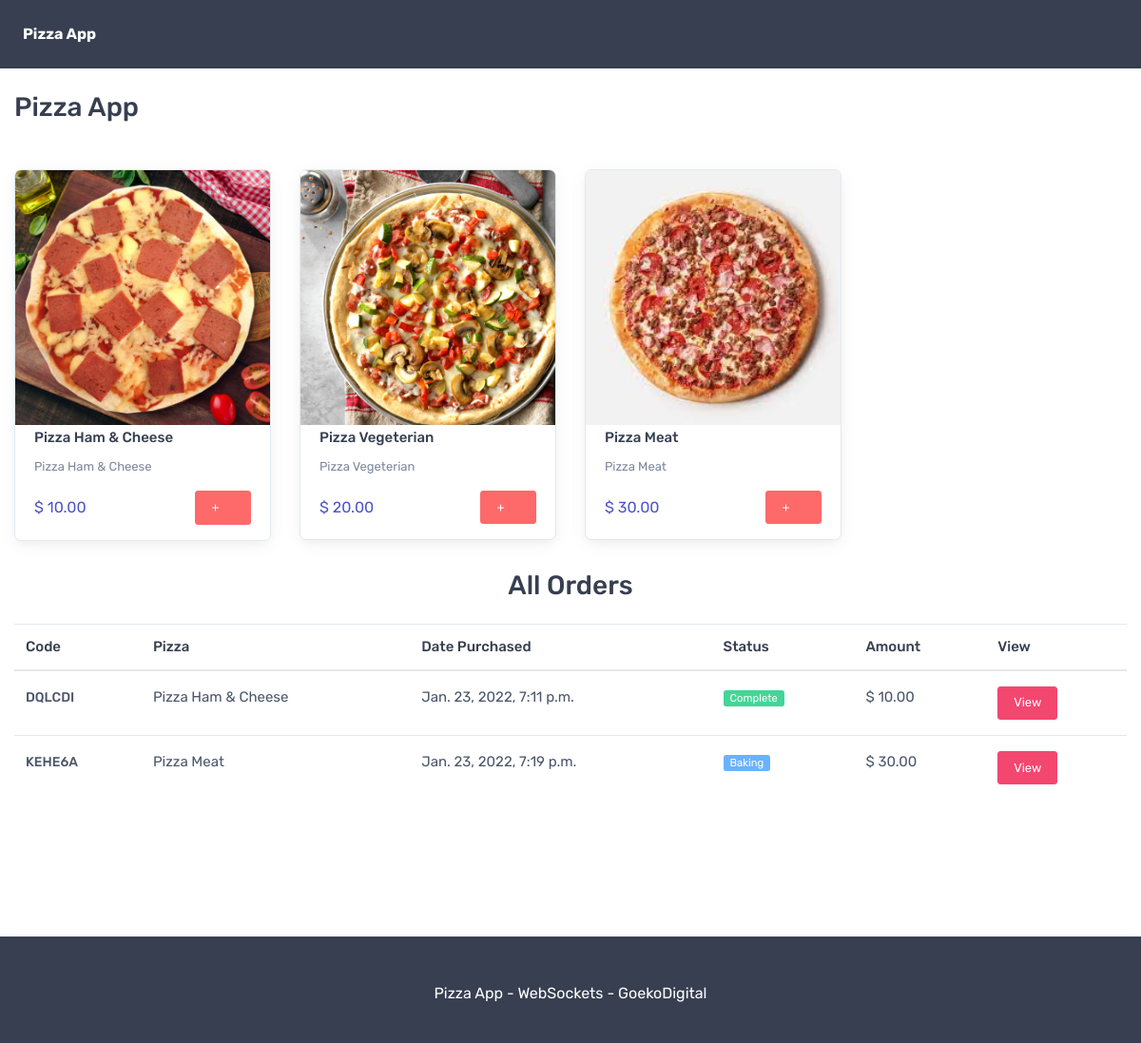
The app's page / (signed in), older data.
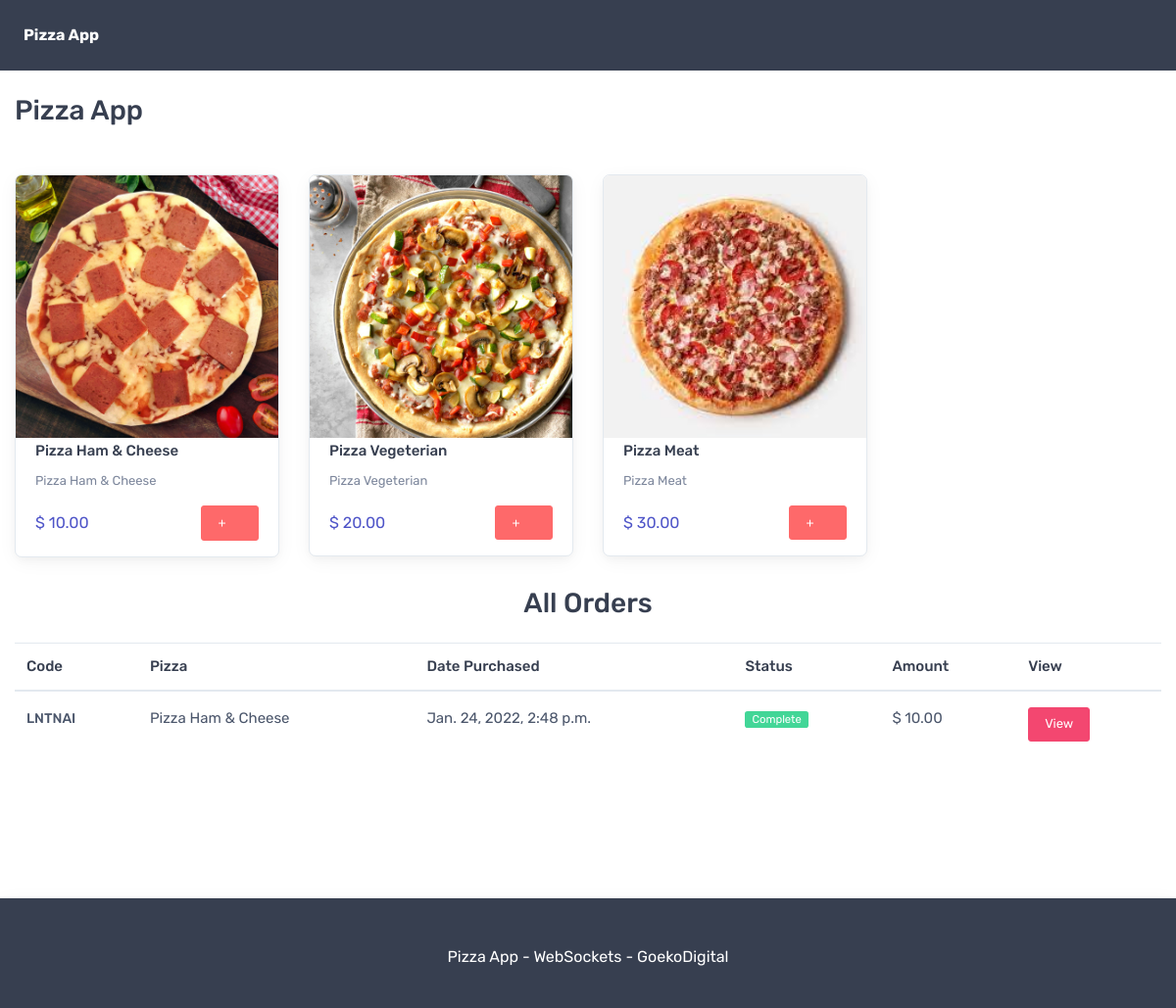
The same page, newer data.
### app/models.py (models this page shows, shortened)
class Pizza(models.Model):
    name = models.CharField(max_length=100)
    price = models.IntegerField(default=100)
    image = models.CharField(max_length=100)
    def __str__(self):
        return self.name
    class Meta:
        verbose_name = 'Pizza'
        verbose_name_plural = 'Pizzas'

class Order(models.Model):
    pizza = models.ForeignKey(Pizza, on_delete=models.CASCADE)
    user = models.ForeignKey(User, on_delete=models.CASCADE)
    code = models.CharField(max_length=100, blank=True)
    amount = models.IntegerField(default=100)
    status = models.PositiveSmallIntegerField(choices=ORDER_STATUSES, default=ORDER_STATUS_RECEIVED)
    date = models.DateTimeField(auto_now_add=True)
    class Meta:
        verbose_name = 'Order'
        verbose_name_plural = 'Orders'

### app/views.py (the view)
# urls.py: path('', home, name='home'),
def home(request):
    pizzas = Pizza.objects.all()
    orders = Order.objects.filter(user=request.user)
    context = {
        'pizzas': pizzas,
        'orders': orders
    }
    return render(request, 'index.html', context)

### templates/index.html (shortened to what this page needs)
{% extends "base.html" %}
{% load static %}
{% block start %}
    <div class="container">
        <h3>Pizza App</h3>
        <div class="row pt-3 mt-5 pt-sm-0">
            {% for p in pizzas %}
                <div class="col-lg-3 col-md-4 col-sm-6  mb-grid-gutter ">
                    <div class="card product-card shadow border pb-2">
                        <a class="d-block" href="#quick-view" data-toggle="modal">
                            <img class="card-img-top" src="/static/img/{{ p.image }}" alt="Pizza_{{ p.image }}">
                        </a>
                        <div class="card-body pt-1 pb-2">
                            <h3 class="product-title font-size-md">
                                <a href="#quick-view" data-toggle="modal">{{ p.name }} </a>
                            </h3>
                            <p class="font-size-ms text-muted"> {{ p.name }} </p>
                            <div class="d-flex align-items-center justify-content-between">
                                <div class="product-price">
                                    <span class="text-accent"> $ {{ p.price|floatformat:2 }}</span>
                                </div>
                                <button class="btn btn-primary btn-sm" onclick="createOrder({{ p.id }})" type="button" data-toggle="toast" data-target="#cart-toast">
                                    +<i class="czi-cart font-size-base ml-1"></i>
                                </button>
                            </div>
                        </div>
                    </div>
                </div>
            {% endfor %}
        </div>
        <div>
            <h3 class="text-center mb-4">All Orders</h3>
            <div class="table-responsive font-size-md">
                <table class="table table-hover mb-0">
                    <thead>
                    <tr>
                        <th>Code</th>
                        <th>Pizza</th>
                        <th>Date Purchased</th>
                        <th>Status</th>
                        <th>Amount</th>
                        <th>View</th>
                    </tr>
                    </thead>
                    <tbody>
                    {% for order in orders %}
                        <tr>
                            <td class="py-3">
                                <a class="nav-link-style font-weight-medium font-size-sm" href="#order-details" data-toggle="modal">
                                    {{ order.code }}
                                </a>
                            </td>
                            <td class="py-3">
                                {{ order.pizza }}
                            </td>
                            <td class="py-3">
                                {{ order.date }}
                            </td>
                            <td class="py-3">
                                <span class="badge {% if order.status == 5 %}badge-success{% else %}badge-info{% endif %} m-0">
                                    {{ order.get_status_display }}
                                </span>
                            </td>
                            <td class="py-3">
                                $ {{ order.amount|floatformat:2 }}
                            </td>
                            <td class="py-3">
                                <a href="{% url 'order' order.code %}" class="btn btn-danger btn-sm">
                                    View
                                </a>
                            </td>
                        </tr>
                    {% endfor %}
                    </tbody>
                </table>
            </div>
        </div>
    </div>
{% endblock %}

### templates/base.html (shortened to what this page needs)
{% load static %}
<!DOCTYPE html>
<html lang="en">
<head>
    <link rel="stylesheet" media="screen" href="{% static 'vendor/simplebar/dist/simplebar.min.css' %}" />
    <link rel="stylesheet" media="screen" href="{% static 'vendor/tiny-slider/dist/tiny-slider.css' %}" />
    <link rel="stylesheet" media="screen" href="{% static 'css/theme.min.css' %}">
</head>
<body>
    <header class="navbar  navbar-dark bg-dark mb-4 px-3 p-4">
        <a class="text-white" href="/" style="min-width: 7rem;">
            <b>Pizza App</b>
        </a>
    </header>
    {% block start %}{% endblock %}
    <div class="mt-5 pt-5">
        <footer class="bg-dark shadow p-4 footer text-center mt-5 pt-5">
            <p class="text-white">Pizza App - WebSockets - GoekoDigital</p>
        </footer>
    </div>
</body>
</html>

### templates/base.html (style rules this page uses)
footer { bottom: 0; width: 100%; }

Row changes from the older to the newer data that the page shows:
removed Order: code "DQLCDI", pizza "Pizza Ham & Cheese", date "Jan. 23, 2022, 7:11 p.m.", status "Complete", amount "10.00"
removed Order: code "KEHE6A", pizza "Pizza Meat", date "Jan. 23, 2022, 7:19 p.m.", status "Baking", amount "30.00"
added Order: code "LNTNAI", pizza "Pizza Ham & Cheese", date "Jan. 24, 2022, 2:48 p.m.", status "Complete", amount "10.00"
